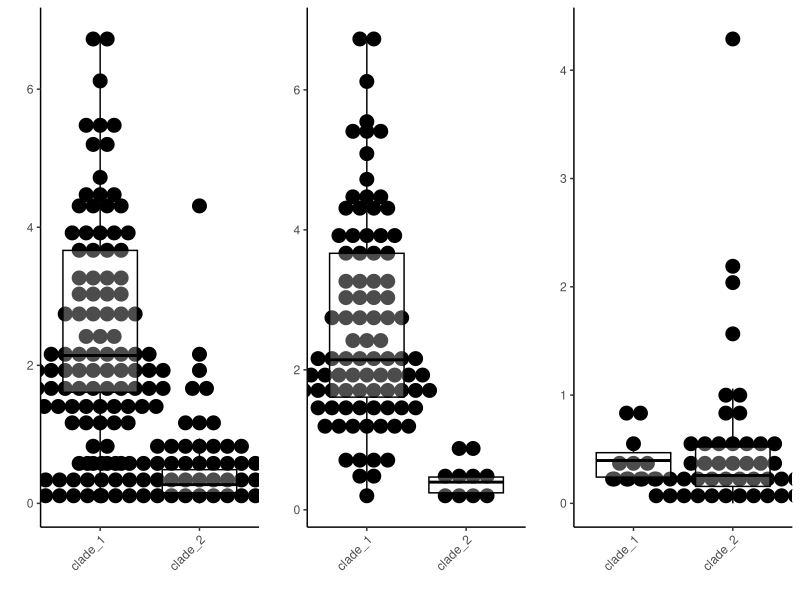

Here is the R script that generated this plot:
library(ggplot2)
library(cowplot)

dat <- read.table("All_Data_for_Sup_Figure.txt", header=T, sep='\t')
# GCA     Phylum_or_Clade Complete_BGC_Count      BGCome_Size     Strict_NRPS_or_PKSome_Size      Color   Grid

dat.a <- dat[dat$Grid == 'a',]
dat.b <- dat[dat$Grid == 'b',]
dat.c <- dat[dat$Grid == 'c',]

png("Targeted_Analyses_SupFigure.png", res=600, units='in', height=5, width=35)
g1 <- ggplot(dat.a, aes(x=Phylum_or_Clade, y=BGCome_Size)) + geom_dotplot(show.legend=F, stackgroups=TRUE, binaxis='y', stackdir='center', dotsize=0.9, binpositions='all') + theme_classic() + theme(axis.text.x = element_text(angle = 45, vjust = 1, hjust=1)) + xlab("") + ylab("") + theme(legend.position='bottom') + geom_boxplot(color='black',  alpha=0.3, outlier.shape=NA, show.legend=F)

g2 <- ggplot(dat.b, aes(x=Phylum_or_Clade, y=BGCome_Size)) + geom_dotplot(show.legend=F, stackgroups=TRUE, binaxis='y', stackdir='center', dotsize=0.9, binpositions='all') + theme_classic() + theme(axis.text.x = element_text(angle = 45, vjust = 1, hjust=1)) + xlab("") + ylab("") + theme(legend.position='bottom') + geom_boxplot(color='black', alpha=0.3, outlier.shape=NA, show.legend=F)


g3 <- ggplot(dat.c, aes(x=Phylum_or_Clade, y=BGCome_Size)) + geom_dotplot(show.legend=F, stackgroups=TRUE, binaxis='y', stackdir='center', dotsize=0.9, binpositions='all') + theme_classic() + theme(axis.text.x = element_text(angle = 45, vjust = 1, hjust=1)) + xlab("") + ylab("") + theme(legend.position='bottom') + geom_boxplot(color='black', alpha=0.3, outlier.shape=NA, show.legend=F)


plot_grid(g1, g2, g3, align='h', ncol=3, rel_widths=c(3,3,3))
dev.off()
